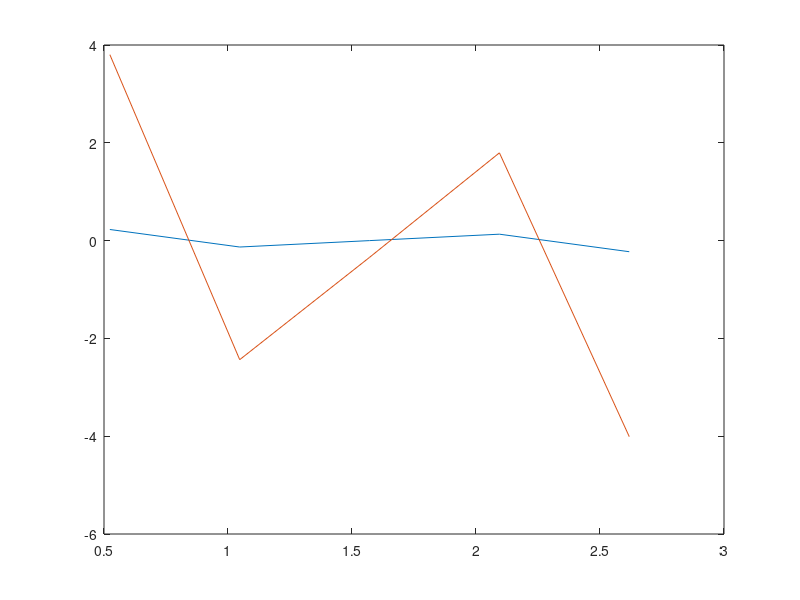

Recreate this plot in MATLAB.
 k=input('please enter a value for k (1 is recommended): ');
N_points=input ('Please enter number of internal points in space: ');
t_points=input ('Please enter numbers of internal points in time: ');
omega=input('Please enter a value for omega: ');  
T=10;
L=pi;
D=0.1;
del_x= L/(N_points+1);
del_t= T/(t_points+1);
gamma=(D*del_t)/(del_x)^2;
F=zeros(N_points,t_points+1); 
a=(1+gamma)*ones(1,N_points);
b=(-gamma/2)*ones(1,N_points);
c=(-gamma/2)*ones(1,N_points-1);
alpha_1=a(1);
alpha=[alpha_1,zeros(1,N_points-1)]; %alpha is a vector instead of matrix since alpha is constant in time
%Rows represent different positions;
%Columns represent different times;
t_j=[0,zeros(1,t_points),T];
x_j=zeros(1,N_points);

for A=2:t_points+1    %Computing time point with given corresponding time indices
  t_j(A)=del_t*(A-1);  %t_points+2 is the last time point
end                     %1 corresponds to the first time point (t=0)

for B=1:N_points
    x_j(B)=del_x*(B);
   
end

for AI=2:N_points
     alpha(AI)=a(AI)-((b(AI)*c(AI-1))/alpha(AI-1));
end
 g_0=sin(omega*t_j);    %Computing boundary conditions at diffrerent time points
g_L=sin(omega*t_j)*cos(k*L);
u_numerical=[g_0;zeros(N_points,t_points+2);g_L];
right_side_first=zeros(1,t_points+1);   %first refers to the first element in the matrix on the right hand side
right_side_last=zeros(1,t_points+1);     %last refers to the last element in the matrix on the left had side
right_side= [right_side_first;zeros(N_points-2,t_points+1);right_side_last]; 
 


for C=1:t_points+1    %C=1 is equivalent of t=0, C=t_points+2 is equivalent of t=T
    
    for E=1:N_points
      F(E,C)=(omega*cos(omega*del_t*(C-1))+D*(k^2)*sin(omega*del_t*(C-1)))*cos(k*del_x*(E));
    end
    
 right_side_first(C)=(gamma/2)*u_numerical(1,C)+(1-gamma)*u_numerical(2,C)+(gamma/2)*u_numerical(3,C)+ del_t*F(1,C)+(gamma/2)*g_0(C+1);
 right_side_last(C)=(gamma/2)*u_numerical(N_points,C)+(1-gamma)*u_numerical(N_points+1,C)+(gamma/2)*u_numerical(N_points+2,C)+del_t*F(N_points,C)+(gamma/2)*g_L(C+1);  
 right_side([1,N_points],C)=[right_side_first(C),right_side_last(C)];
 
    for G=2:N_points-1
      right_side(G,C)=(gamma/2)*u_numerical(G-1,C)+(1-gamma)*u_numerical(G,C)+(gamma/2)*u_numerical(G+1,C)+del_t*F(G,C);
    end
  
 
 g=[right_side(1,:);zeros(N_points-1,t_points+1)];
 
    for H=2:N_points
      g(H,C)=right_side(H,C)-((b(H)*g(H-1,C))/alpha(H-1));
    end
    
  u_numerical(N_points+1,C+1)=g(N_points,C)/alpha(N_points);
  
    for HI=N_points:-1:2
       u_numerical(HI,C+1)=(g(HI-1,C)-(c(HI-1)*u_numerical(HI+1,C+1)))/alpha(HI-1);
    end
    
end
 
u_exact=(sin(omega*t_j(t_points+2)))*cos(k*x_j);
plot(x_j,u_exact)
hold on
plot(x_j,u_numerical([2:N_points+1],t_points+2))
 


